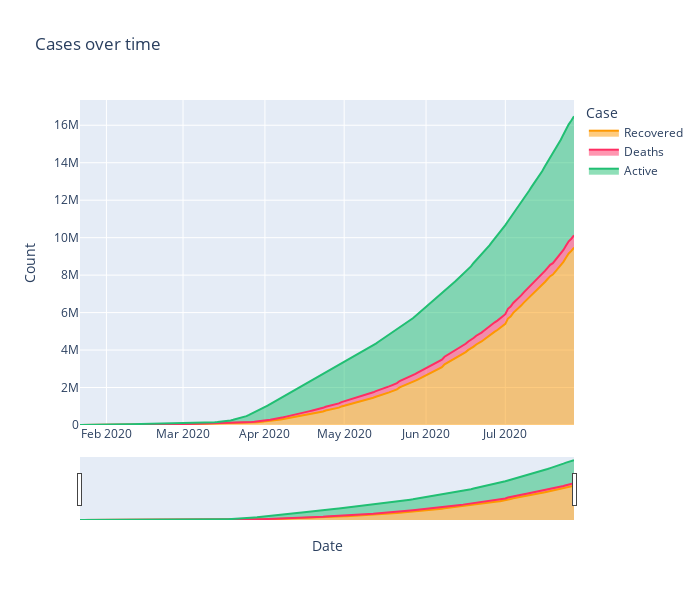

Notebook code cell kept with this figure:
### Code cell
fig = px.area(temp, x="Date", y="Count", color='Case', height=600, width=700,
              title='Cases over time', color_discrete_sequence = [rec, dth, act])
fig.update_layout(xaxis_rangeslider_visible=True)
fig.show()

### Figure 1 — Plotly figure (JSON) as saved in the notebook; plotly's stock layout.template omitted (floating-point values rounded to 4 significant figures; data arrays with more than 128 entries replaced by an {"elided": "..."} marker saying what was removed)
{"data": [{"fillpattern": {"shape": ""}, "hovertemplate": "Case=Recovered<br>Date=%{x}<br>Count=%{y}<extra></extra>", "legendgroup": "Recovered", "line": {"color": "#fe9801"}, "marker": {"symbol": "circle"}, "mode": "lines", "name": "Recovered", "orientation": "v", "showlegend": true, "stackgroup": "1", "type": "scatter", "x": {"elided": "188 str values"}, "xaxis": "x", "y": {"elided": "188 int values"}, "yaxis": "y"}, {"fillpattern": {"shape": ""}, "hovertemplate": "Case=Deaths<br>Date=%{x}<br>Count=%{y}<extra></extra>", "legendgroup": "Deaths", "line": {"color": "#ff2e63"}, "marker": {"symbol": "circle"}, "mode": "lines", "name": "Deaths", "orientation": "v", "showlegend": true, "stackgroup": "1", "type": "scatter", "x": {"elided": "188 str values"}, "xaxis": "x", "y": {"elided": "188 int values"}, "yaxis": "y"}, {"fillpattern": {"shape": ""}, "hovertemplate": "Case=Active<br>Date=%{x}<br>Count=%{y}<extra></extra>", "legendgroup": "Active", "line": {"color": "#21bf73"}, "marker": {"symbol": "circle"}, "mode": "lines", "name": "Active", "orientation": "v", "showlegend": true, "stackgroup": "1", "type": "scatter", "x": {"elided": "188 str values"}, "xaxis": "x", "y": {"elided": "188 int values"}, "yaxis": "y"}], "layout": {"height": 600, "legend": {"title": {"text": "Case"}, "tracegroupgap": 0}, "title": {"text": "Cases over time"}, "width": 700, "xaxis": {"anchor": "y", "domain": [0, 1], "rangeslider": {"visible": true}, "title": {"text": "Date"}}, "yaxis": {"anchor": "x", "domain": [0, 1], "title": {"text": "Count"}}}}
